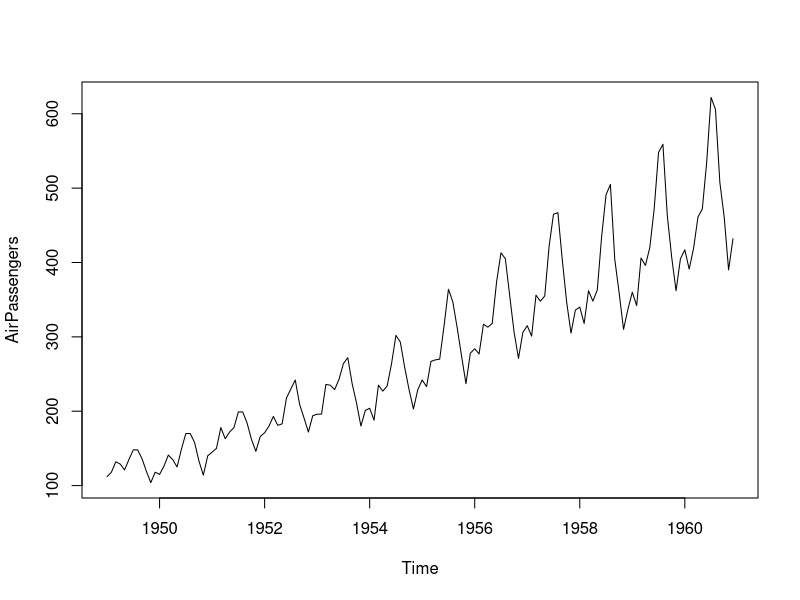
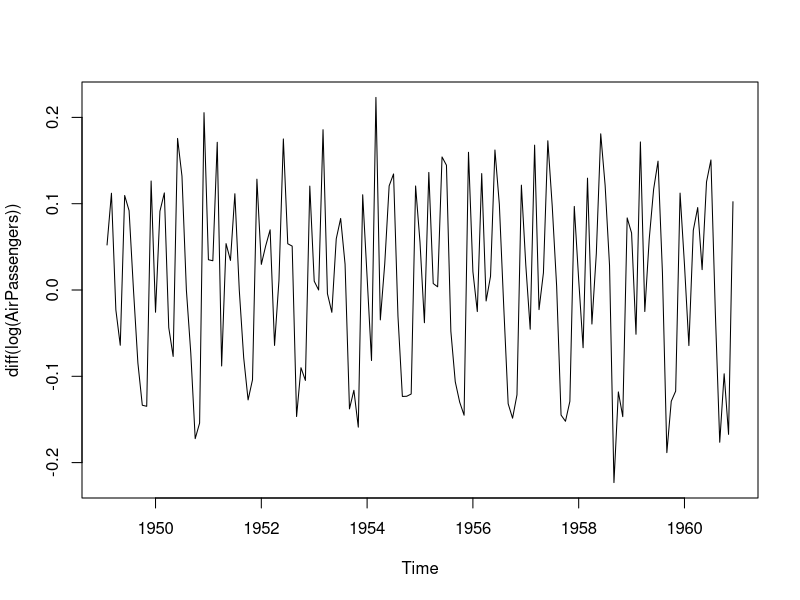
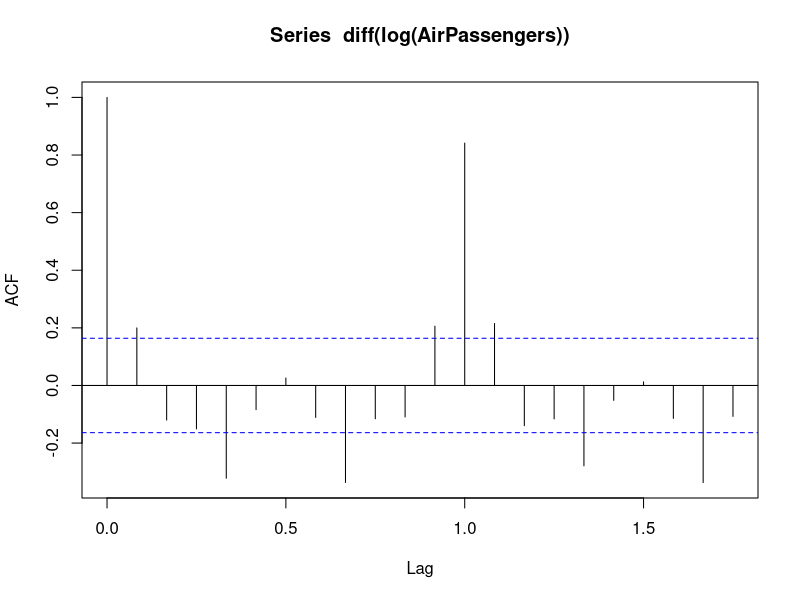
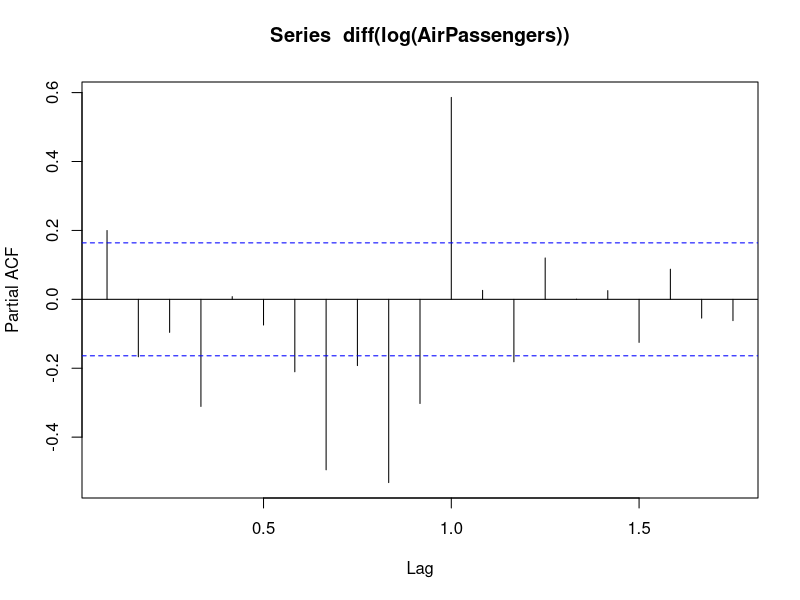
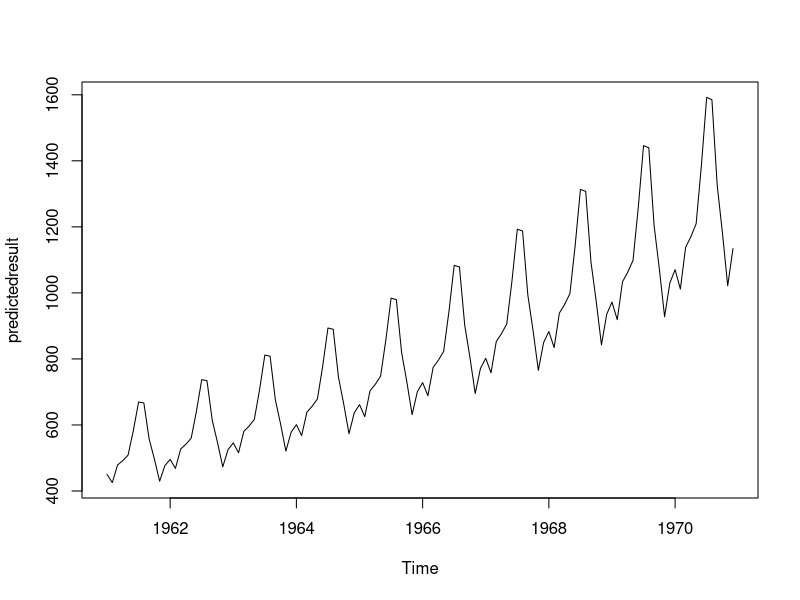
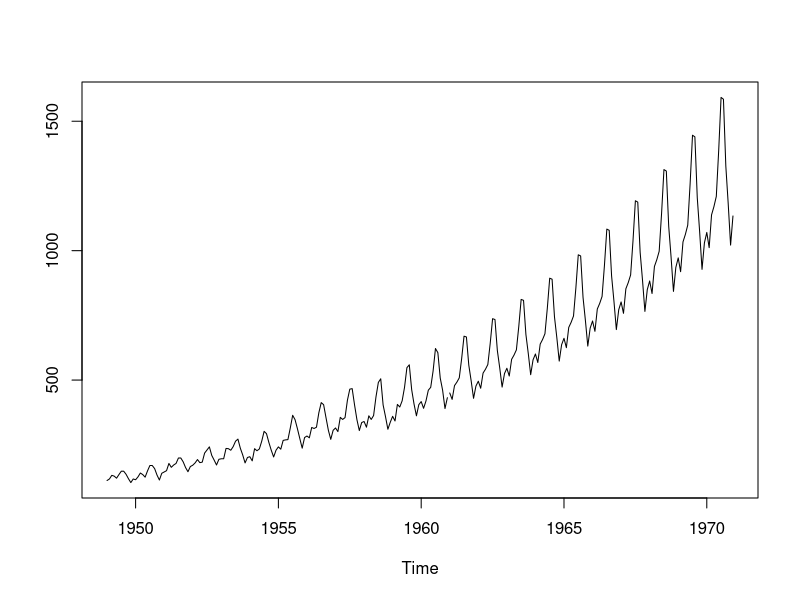
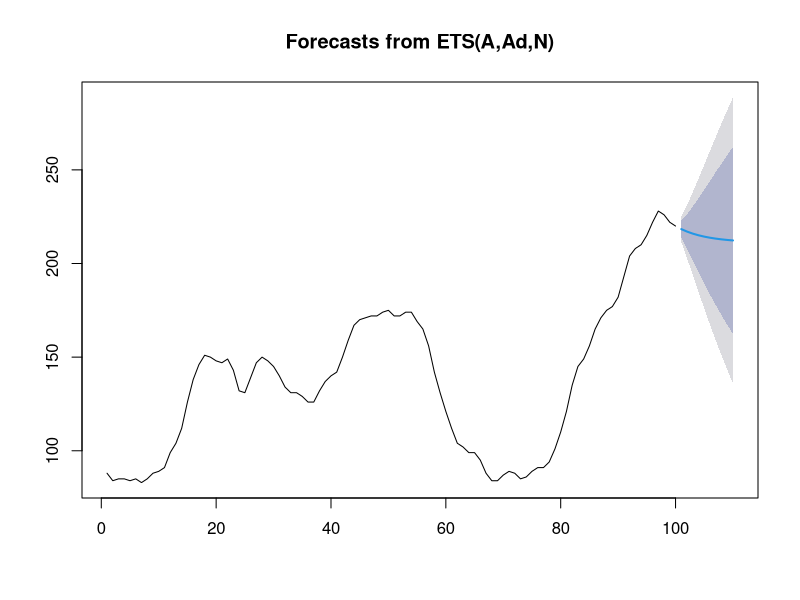

Here is the R script that generated these plots, in order:
AirPassengers
plot(AirPassengers)
plot(diff(log(AirPassengers)))

#d = 1 (no. of times diff applied on timeseries data)

acf(diff(log(AirPassengers))) # q 1
pacf(diff(log(AirPassengers))) # p 0

fitmodel <- arima(log(AirPassengers),
      order = c(0, 1, 1),
      seasonal = list(order = c(0,1,1), period=12))
predicted = predict(fitmodel, n.ahead = 10*12)
predictedresult = 2.718 ^ predicted$pred

print(predictedresult)
plot(predictedresult)
ts.plot(AirPassengers, predictedresult)

datawide <- ts(AirPassengers, frequency = 12,
               start = c(1949,1),
               end = c(1959,12))
fitmodel1 <- arima(log(datawide),
                  order = c(0, 1, 1),
                  seasonal = list(order = c(0,1,1), period=12))
predicted1 <- predict(fitmodel1, n.ahead = 10*12)
predictedresult1 <- round(2.718 ^ predicted1$pred)

AirPassengers
predictedresult1


library('forecast')
WWWusage %>% forecast %>% plot

